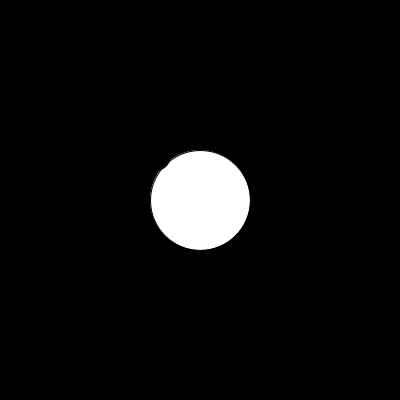
Frame 1 (no input)
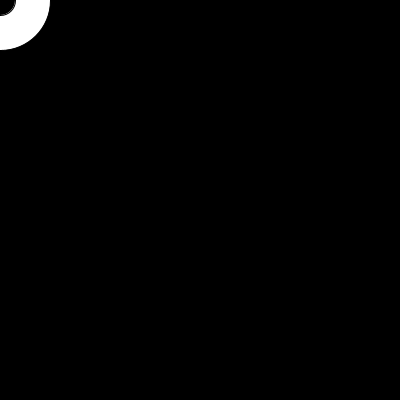
Frame 60 (the mouse pressed at the canvas centre just before this capture)
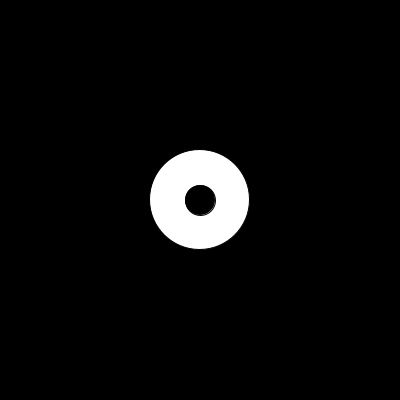
Frame 120 (the mouse held since frame 60 and released just before this capture)

The Processing sketch that drew these frames (run headless with seeded random() and noise(); from frame 60 on, the mouse is pressed at the canvas centre):

// Processing sketch: processing_68343
// ── processing_68343.pde

///////////////////////////////////////////////////////////// variables ///

float x = 200;
float y = 200;

float oeilD = 100;
float pupilleD = 30;

float cibleX;
float cibleY;

float vitesse = 5;

///////////////////////////////////////////////////////////// void setup ///

void setup() {
  size(400, 400);
  smooth();
  noStroke();
}

///////////////////////////////////////////////////////////// void draw ///

void draw() {
  background(0);
  fill(255);

  stroke(0);

  ellipse(x, y, oeilD, oeilD);     // position et diamètre oeil

  x = (cibleX - x ) * 0.1 + x;    // amortissement
  y = (cibleY - y ) * 0.1 + y;    // amortissement

  float radians = atan2(mouseY-y, mouseX-x);    // direction du radian
  float distance = dist(mouseX, mouseY, x, y);    // distance (rayon) entre la souris et l'oeil

  distance = constrain(distance, 0, oeilD/2 - pupilleD/2);    // contraindre la position de la pupille


  float pupilleX = cos(radians)* distance + x;    // position de la pupille X
  float pupilleY = sin(radians)* distance + y;    // position de la pupille Y

  fill(0);
  ellipse (pupilleX, pupilleY, pupilleD, pupilleD);    // position et diamètre Pupille

}

///////////////////////////////////////////////////////////// void mouse ///


void  mousePressed () {

  cibleX = mouseX ;
  cibleY = mouseY ;
}
